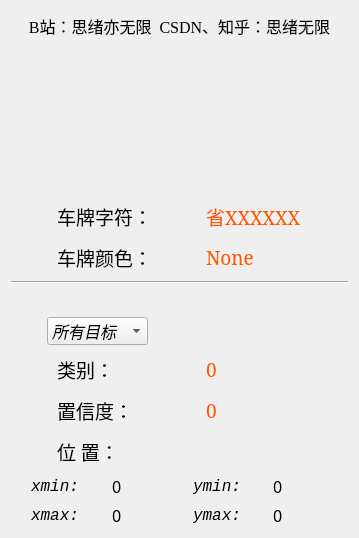
          <widget class="QWidget" name="Page_result">
           <layout class="QVBoxLayout" name="verticalLayout_2">
            <item>
             <widget class="QLabel" name="label_website">
              <property name="minimumSize">
               <size>
                <width>0</width>
                <height>30</height>
               </size>
              </property>
              <property name="font">
               <font>
                <family>Times new roman</family>
                <pointsize>12</pointsize>
                <italic>false</italic>
                <bold>false</bold>
               </font>
              </property>
              <property name="styleSheet">
               <string notr="true">QLabel{font: 12pt &quot;Times new roman&quot;;}</string>
              </property>
              <property name="text">
               <string>B站：思绪亦无限  CSDN、知乎：思绪无限</string>
              </property>
              <property name="alignment">
               <set>Qt::AlignCenter</set>
              </property>
             </widget>
            </item>
            <item>
             <widget class="QLabel" name="label_2">
              <property name="minimumSize">
               <size>
                <width>0</width>
                <height>20</height>
               </size>
              </property>
              <property name="maximumSize">
               <size>
                <width>16777215</width>
                <height>30</height>
               </size>
              </property>
              <property name="text">
               <string/>
              </property>
             </widget>
            </item>
            <item>
             <layout class="QHBoxLayout" name="Layout_cls_3">
              <item>
               <widget class="QLabel" name="label_bar">
                <property name="minimumSize">
                 <size>
                  <width>0</width>
                  <height>120</height>
                 </size>
                </property>
                <property name="maximumSize">
                 <size>
                  <width>300</width>
                  <height>200</height>
                 </size>
                </property>
                <property name="styleSheet">
                 <string notr="true">border-image: url(:/images/icons/weed_logo.png);</string>
                </property>
                <property name="text">
                 <string/>
                </property>
                <property name="margin">
                 <number>5</number>
                </property>
               </widget>
              </item>
             </layout>
            </item>
            <item>
             <layout class="QHBoxLayout" name="Layout_cls_2">
              <item>
               <widget class="QLabel" name="label_picResult_2">
                <property name="minimumSize">
                 <size>
                  <width>35</width>
                  <height>35</height>
                 </size>
                </property>
                <property name="maximumSize">
                 <size>
                  <width>40</width>
                  <height>40</height>
                 </size>
                </property>
                <property name="styleSheet">
                 <string notr="true">border-image: url(:/images/icons/folder3.png);</string>
                </property>
                <property name="text">
                 <string/>
                </property>
               </widget>
              </item>
              <item>
               <widget class="QLabel" name="label_char">
                <property name="font">
                 <font>
                  <family>华文仿宋</family>
                  <pointsize>14</pointsize>
                 </font>
                </property>
                <property name="text">
                 <string>&lt;html&gt;&lt;head/&gt;&lt;body&gt;&lt;p&gt;车牌字符：&lt;/p&gt;&lt;/body&gt;&lt;/html&gt;</string>
                </property>
               </widget>
              </item>
              <item>
               <widget class="QLabel" name="label_plate_str">
                <property name="font">
                 <font>
                  <family>SimSun</family>
                  <pointsize>14</pointsize>
                 </font>
                </property>
                <property name="styleSheet">
                 <string notr="true">color: rgb(255, 85, 0);</string>
                </property>
                <property name="text">
                 <string>省XXXXXX</string>
                </property>
               </widget>
              </item>
             </layout>
            </item>
            <item>
             <layout class="QHBoxLayout" name="Layout_conf_2">
              <item>
               <widget class="QLabel" name="label_picConf_2">
                <property name="minimumSize">
                 <size>
                  <width>35</width>
                  <height>35</height>
                 </size>
                </property>
                <property name="maximumSize">
                 <size>
                  <width>40</width>
                  <height>40</height>
                 </size>
                </property>
                <property name="styleSheet">
                 <string notr="true">border-image: url(:/images/icons/Score3.png);</string>
                </property>
                <property name="text">
                 <string/>
                </property>
               </widget>
              </item>
              <item>
               <widget class="QLabel" name="label_color">
                <property name="font">
                 <font>
                  <family>华文仿宋</family>
                  <pointsize>14</pointsize>
                 </font>
                </property>
                <property name="text">
                 <string>&lt;html&gt;&lt;head/&gt;&lt;body&gt;&lt;p&gt;车牌颜色：&lt;/p&gt;&lt;/body&gt;&lt;/html&gt;</string>
                </property>
               </widget>
              </item>
              <item>
               <widget class="QLabel" name="label_plate_color">
                <property name="font">
                 <font>
                  <family>SimSun</family>
                  <pointsize>14</pointsize>
                 </font>
                </property>
                <property name="styleSheet">
                 <string notr="true">color: rgb(255, 85, 0);</string>
                </property>
                <property name="text">
                 <string>None</string>
                </property>
               </widget>
              </item>
             </layout>
            </item>
            <item>
             <widget class="Line" name="line">
              <property name="orientation">
               <enum>Qt::Horizontal</enum>
              </property>
             </widget>
            </item>
            <item>
             <widget class="QLabel" name="label">
              <property name="minimumSize">
               <size>
                <width>0</width>
                <height>20</height>
               </size>
              </property>
              <property name="maximumSize">
               <size>
                <width>16777215</width>
                <height>20</height>
               </size>
              </property>
              <property name="text">
               <string/>
              </property>
             </widget>
            </item>
            <item>
             <layout class="QHBoxLayout" name="Layout_obj">
              <property name="topMargin">
               <number>0</number>
              </property>
              <property name="rightMargin">
               <number>200</number>
              </property>
              <item>
               <widget class="QLabel" name="label_picSelect">
                <property name="minimumSize">
                 <size>
                  <width>30</width>
                  <height>30</height>
                 </size>
                </property>
                <property name="maximumSize">
                 <size>
                  <width>35</width>
                  <height>35</height>
                 </size>
                </property>
                <property name="styleSheet">
                 <string notr="true">border-image: url(:/images/icons/selection.png);</string>
                </property>
                <property name="text">
                 <string/>
                </property>
               </widget>
              </item>
              <item>
               <widget class="QComboBox" name="comboBox_select">
                <property name="minimumSize">
                 <size>
                  <width>0</width>
                  <height>24</height>
                 </size>
                </property>
                <property name="maximumSize">
                 <size>
                  <width>150</width>
                  <height>28</height>
                 </size>
                </property>
                <property name="font">
                 <font>
                  <family>Consolas</family>
                  <pointsize>12</pointsize>
                  <italic>true</italic>
                  <bold>false</bold>
                 </font>
                </property>
                <property name="focusPolicy">
                 <enum>Qt::ClickFocus</enum>
                </property>
                <property name="currentText">
                 <string>所有目标</string>
                </property>
                <property name="iconSize">
                 <size>
                  <width>36</width>
                  <height>36</height>
                 </size>
                </property>
                <item>
                 <property name="text">
                  <string>所有目标</string>
                 </property>
                </item>
               </widget>
              </item>
             </layout>
            </item>
            <item>
             <layout class="QHBoxLayout" name="Layout_cls">
              <item>
               <widget class="QLabel" name="label_picResult">
                <property name="minimumSize">
                 <size>
                  <width>35</width>
                  <height>35</height>
                 </size>
                </property>
                <property name="maximumSize">
                 <size>
                  <width>40</width>
                  <height>40</height>
                 </size>
                </property>
                <property name="styleSheet">
                 <string notr="true">border-image: url(:/images/icons/result.png);</string>
                </property>
                <property name="text">
                 <string/>
                </property>
               </widget>
              </item>
              <item>
               <widget class="QLabel" name="label_class">
                <property name="font">
                 <font>
                  <family>华文仿宋</family>
                  <pointsize>14</pointsize>
                 </font>
                </property>
                <property name="text">
                 <string>&lt;html&gt;&lt;head/&gt;&lt;body&gt;&lt;p&gt;类别：&lt;/p&gt;&lt;/body&gt;&lt;/html&gt;</string>
                </property>
               </widget>
              </item>
              <item>
               <widget class="QLabel" name="label_class_result">
                <property name="font">
                 <font>
                  <family>SimSun</family>
                  <pointsize>14</pointsize>
                 </font>
                </property>
                <property name="styleSheet">
                 <string notr="true">color: rgb(255, 85, 0);</string>
                </property>
                <property name="text">
                 <string>0</string>
                </property>
               </widget>
              </item>
             </layout>
            </item>
            <item>
             <layout class="QHBoxLayout" name="Layout_conf">
              <item>
               <widget class="QLabel" name="label_picConf">
                <property name="minimumSize">
                 <size>
                  <width>35</width>
                  <height>35</height>
                 </size>
                </property>
                <property name="maximumSize">
                 <size>
                  <width>40</width>
                  <height>40</height>
                 </size>
                </property>
                <property name="styleSheet">
                 <string notr="true">border-image: url(:/images/icons/Score.png);</string>
                </property>
                <property name="text">
                 <string/>
                </property>
               </widget>
              </item>
              <item>
               <widget class="QLabel" name="label_conf">
                <property name="font">
                 <font>
                  <family>华文仿宋</family>
                  <pointsize>14</pointsize>
                 </font>
                </property>
                <property name="text">
                 <string>&lt;html&gt;&lt;head/&gt;&lt;body&gt;&lt;p&gt;置信度：&lt;/p&gt;&lt;/body&gt;&lt;/html&gt;</string>
                </property>
               </widget>
              </item>
              <item>
               <widget class="QLabel" name="label_score_result">
                <property name="font">
                 <font>
                  <family>SimSun</family>
                  <pointsize>14</pointsize>
                 </font>
                </property>
                <property name="styleSheet">
                 <string notr="true">color: rgb(255, 85, 0);</string>
                </property>
                <property name="text">
                 <string>0</string>
                </property>
               </widget>
              </item>
             </layout>
            </item>
            <item>
             <layout class="QHBoxLayout" name="Layout_loc">
              <item>
               <widget class="QLabel" name="label_picLocation">
                <property name="minimumSize">
                 <size>
                  <width>35</width>
                  <height>35</height>
                 </size>
                </property>
                <property name="maximumSize">
                 <size>
                  <width>40</width>
                  <height>40</height>
                 </size>
                </property>
                <property name="styleSheet">
                 <string notr="true">border-image: url(:/images/icons/Ordinateur.png);</string>
                </property>
                <property name="text">
                 <string/>
                </property>
               </widget>
              </item>
              <item>
               <widget class="QLabel" name="label_location">
                <property name="font">
                 <font>
                  <family>华文仿宋</family>
                  <pointsize>14</pointsize>
                 </font>
                </property>
                <property name="text">
                 <string>&lt;html&gt;&lt;head/&gt;&lt;body&gt;&lt;p&gt;位 置：&lt;/p&gt;&lt;/body&gt;&lt;/html&gt;</string>
                </property>
               </widget>
              </item>
             </layout>
            </item>
            <item>
             <layout class="QHBoxLayout" name="Layout_xymin">
              <property name="leftMargin">
               <number>20</number>
              </property>
              <item>
               <widget class="QLabel" name="label_xmin">
                <property name="font">
                 <font>
                  <family>Consolas</family>
                  <pointsize>12</pointsize>
                  <italic>true</italic>
                  <bold>false</bold>
                 </font>
                </property>
                <property name="text">
                 <string>xmin: </string>
                </property>
               </widget>
              </item>
              <item>
               <widget class="QLabel" name="label_xmin_result">
                <property name="font">
                 <font>
                  <family>SimSun-ExtB</family>
                  <pointsize>12</pointsize>
                 </font>
                </property>
                <property name="text">
                 <string>0</string>
                </property>
               </widget>
              </item>
              <item>
               <widget class="QLabel" name="label_ymin">
                <property name="font">
                 <font>
                  <family>Consolas</family>
                  <pointsize>12</pointsize>
                  <italic>true</italic>
                  <bold>false</bold>
                 </font>
                </property>
                <property name="text">
                 <string>ymin: </string>
                </property>
               </widget>
              </item>
              <item>
               <widget class="QLabel" name="label_ymin_result">
                <property name="font">
                 <font>
                  <family>SimSun-ExtB</family>
                  <pointsize>12</pointsize>
                 </font>
                </property>
                <property name="text">
                 <string>0</string>
                </property>
               </widget>
              </item>
             </layout>
            </item>
            <item>
             <layout class="QHBoxLayout" name="Layout_xymax">
              <property name="leftMargin">
               <number>20</number>
              </property>
              <item>
               <widget class="QLabel" name="label_xmax">
                <property name="font">
                 <font>
                  <family>Consolas</family>
                  <pointsize>12</pointsize>
                  <italic>true</italic>
                  <bold>false</bold>
                 </font>
                </property>
                <property name="text">
                 <string>xmax: </string>
                </property>
               </widget>
              </item>
              <item>
               <widget class="QLabel" name="label_xmax_result">
                <property name="font">
                 <font>
                  <family>SimSun-ExtB</family>
                  <pointsize>12</pointsize>
                 </font>
                </property>
                <property name="text">
                 <string>0</string>
                </property>
               </widget>
              </item>
              <item>
               <widget class="QLabel" name="label_ymax">
                <property name="font">
                 <font>
                  <family>Consolas</family>
                  <pointsize>12</pointsize>
                  <italic>true</italic>
                  <bold>false</bold>
                 </font>
                </property>
                <property name="text">
                 <string>ymax: </string>
                </property>
               </widget>
              </item>
              <item>
               <widget class="QLabel" name="label_ymax_result">
                <property name="font">
                 <font>
                  <family>SimSun-ExtB</family>
                  <pointsize>12</pointsize>
                 </font>
                </property>
                <property name="text">
                 <string>0</string>
                </property>
               </widget>
              </item>
             </layout>
            </item>
           </layout>
          </widget>
